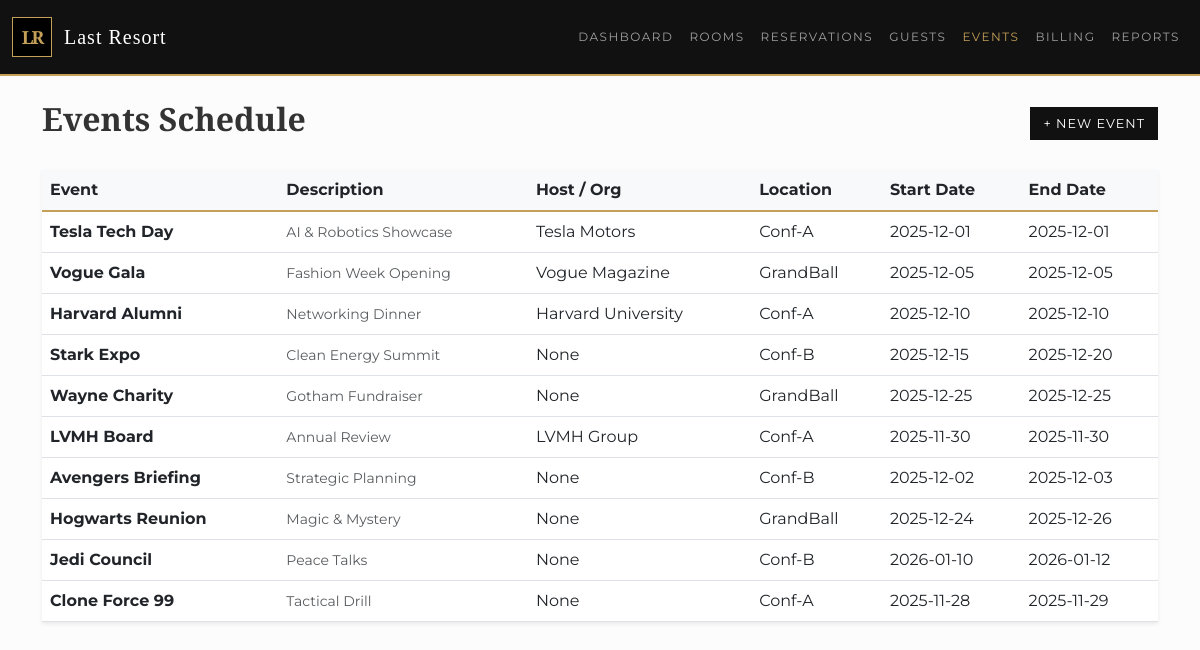
The app's page /events with its own data.
### tables this page shows
CREATE TABLE event (
    eventId INTEGER PRIMARY KEY,
    name TEXT,
    description TEXT,
    startDate DATETIME,
    endDate DATETIME,
    partyId INTEGER,
    roomId INTEGER,
    FOREIGN KEY(partyId) REFERENCES party(partyId),
    FOREIGN KEY(roomId) REFERENCES room(roomId)
);

CREATE TABLE organization (
    partyId INTEGER PRIMARY KEY,
    orgName TEXT,
    contactName TEXT,
    FOREIGN KEY(partyId) REFERENCES party(partyId)
);

CREATE TABLE room (
    roomId INTEGER PRIMARY KEY,
    floorId INTEGER,
    roomNumber TEXT,
    baseRate REAL,
    currentStatus TEXT, -- Clean, Dirty, Occupied, OOO
    isSmokingRoom BOOLEAN,
    FOREIGN KEY(floorId) REFERENCES floor(floorId)
);

### app.py (the view)
@app.route('/events')
def events():
    db = get_db()
    events_list = db.execute("""
        SELECT e.name, e.description, e.startDate, e.endDate, r.roomNumber, o.orgName
        FROM event e
        LEFT JOIN room r ON e.roomId = r.roomId
        LEFT JOIN organization o ON e.partyId = o.partyId
    """).fetchall()
    return render_template('events.html', events=events_list, active_page='events')

### app.py (called while the page is built)
def get_db():
    db = getattr(g, '_database', None)
    if db is None:
        db = g._database = sqlite3.connect(DATABASE)
        db.row_factory = sqlite3.Row
    return db

@app.teardown_appcontext
def close_connection(exception):
    db = getattr(g, '_database', None)
    if db is not None:
        db.close()

### templates/events.html
{% extends "base.html" %}
{% block content %}
<div class="d-flex justify-content-between align-items-center mb-4">
    <h2>Events Schedule</h2>
    <button class="btn btn-primary" onclick="alert('Create Event feature coming soon!')">+ New Event</button>
</div>
<div class="table-scroll-container card rounded-0 border-0 shadow-sm">
    <table class="table mb-0">
        <thead class="bg-dark-blue text-white">
            <tr>
                <th>Event</th>
                <th>Description</th>
                <th class="text-nowrap">Host / Org</th>
                <th class="text-nowrap">Location</th>
                <th class="text-nowrap">Start Date</th>
                <th class="text-nowrap">End Date</th>
            </tr>
        </thead>
        <tbody>
            {% for e in events %}
            <tr>
                <td><strong>{{ e.name }}</strong></td>
                <td><small class="text-muted">{{ e.description }}</small></td>
                <td>{{ e.orgName }}</td>
                <td>{{ e.roomNumber }}</td>
                <td class="text-nowrap">{{ e.startDate }}</td>
                <td class="text-nowrap">{{ e.endDate }}</td>
            </tr>
            {% else %}
            <tr><td colspan="6" class="text-center p-3">No upcoming events found.</td></tr>
            {% endfor %}
        </tbody>
    </table>
</div>
{% endblock %}

### static/css/style.css (style rules this page uses)
:root { --primary-black: #111; --primary-gold: #c5a059; --text-dark: #333; --table-header-grey: #f8f9fa; --border-color: #e5e5e5; --status-clean: #27ae60; --status-occupied: #f39c12; --status-dirty: #c0392b; }
body { font-family: 'Montserrat', sans-serif; background-color: #fcfcfc; color: var(--text-dark); }
h1, h2, h3, h4, h5, h6 { font-family: 'Cinzel', serif; font-weight: 600; }
.bg-dark-blue { background-color: var(--primary-black) !important; border-bottom: 2px solid var(--primary-gold); padding: 12px 0; }
.table-scroll-container { max-height: 600px; overflow-y: auto; overflow-x: auto; border: 1px solid var(--border-color); background: white; }
.table-scroll-container table { min-width: 100%; white-space: nowrap; }
.table-scroll-container thead th { position: sticky; top: 0; background-color: var(--table-header-grey); z-index: 20; box-shadow: 0 2px 2px -1px rgba(0,0,0,0.1); border-top: none; }
.btn { border-radius: 0 !important; text-transform: uppercase; font-family: 'Montserrat', sans-serif; letter-spacing: 1px; font-size: 0.8rem; }
.btn-primary { background-color: var(--primary-black); border-color: var(--primary-black); color: white; }

### records on screen
event: name "Tesla Tech Day", description "AI & Robotics Showcase", orgName "Tesla Motors", roomNumber "Conf-A", startDate "2025-12-01", endDate "2025-12-01"
event: name "Vogue Gala", description "Fashion Week Opening", orgName "Vogue Magazine", roomNumber "GrandBall", startDate "2025-12-05", endDate "2025-12-05"
event: name "Harvard Alumni", description "Networking Dinner", orgName "Harvard University", roomNumber "Conf-A", startDate "2025-12-10", endDate "2025-12-10"
event: name "Stark Expo", description "Clean Energy Summit", orgName "None", roomNumber "Conf-B", startDate "2025-12-15", endDate "2025-12-20"
event: name "Wayne Charity", description "Gotham Fundraiser", orgName "None", roomNumber "GrandBall", startDate "2025-12-25", endDate "2025-12-25"
event: name "LVMH Board", description "Annual Review", orgName "LVMH Group", roomNumber "Conf-A", startDate "2025-11-30", endDate "2025-11-30"
event: name "Avengers Briefing", description "Strategic Planning", orgName "None", roomNumber "Conf-B", startDate "2025-12-02", endDate "2025-12-03"
event: name "Hogwarts Reunion", description "Magic & Mystery", orgName "None", roomNumber "GrandBall", startDate "2025-12-24", endDate "2025-12-26"
event: name "Jedi Council", description "Peace Talks", orgName "None", roomNumber "Conf-B", startDate "2026-01-10", endDate "2026-01-12"
event: name "Clone Force 99", description "Tactical Drill", orgName "None", roomNumber "Conf-A", startDate "2025-11-28", endDate "2025-11-29"
